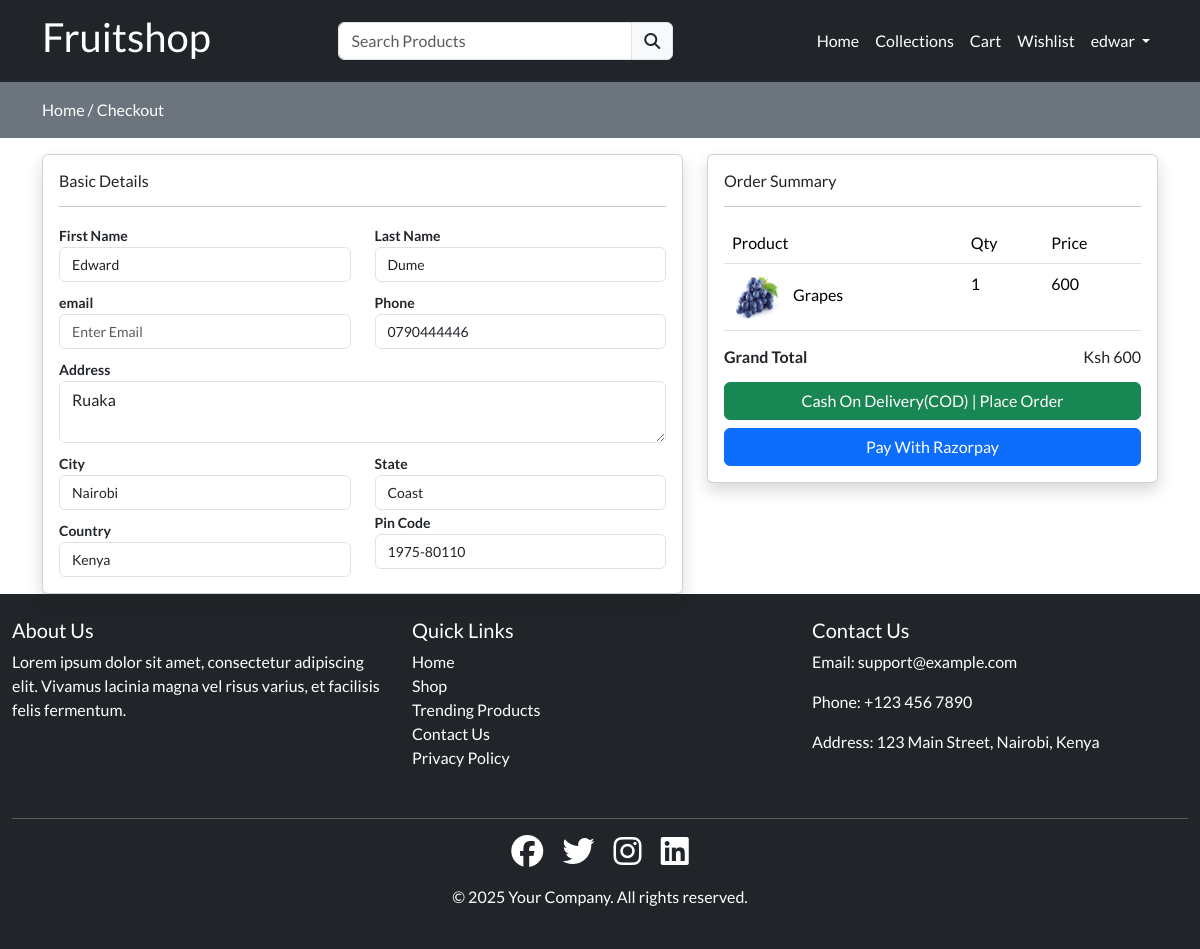
Page /checkout (signed in) on the committed database.
### store/models.py (models this page shows, shortened)
class Profile(models.Model):
    user = models.OneToOneField(User, on_delete=models.CASCADE)
    email = models.CharField(max_length=50, null=False, blank=True)
    phone = models.CharField(max_length=50, null=False, blank= True)
    address = models.TextField(null=False)
    city = models.CharField(max_length=150, null=False)
    state = models.CharField(max_length=150, null=False)
    country = models.CharField(max_length=150, null=False)
    pincode = models.CharField(max_length=150, null=False)
    created_at = models.DateTimeField(auto_now_add=True)

class Cart(models.Model):
    user = models.ForeignKey(User, on_delete=models.CASCADE)
    product= models.ForeignKey(Product, on_delete=models.CASCADE)
    product_qty = models.IntegerField(null=False, blank=False)
    created_at = models.DateTimeField(auto_now_add=True)

class Product(models.Model):
    category = models.ForeignKey(Category, on_delete=models.CASCADE)
    slug = models.CharField(max_length=150, null=False, blank=False)
    name = models.CharField(max_length=150, null=False, blank=False)
    product_image = models.ImageField(upload_to=get_file_path, null=True, blank= True  )
    small_description = models.CharField(max_length=150, null=False, blank=False)
    quantity = models.IntegerField(null=False,blank=False)
    description = models.TextField(max_length=500, null=False, blank=False)
    original_price= models.FloatField(null=False, blank=False)
    selling_price= models.FloatField(null=False, blank=False)
    status = models.BooleanField(default=False, help_text="0=default, 1=hidden")
    trending = models.BooleanField(default=False, help_text="0=default, 1=trending")
    tag=models.CharField(max_length=150, null=False, blank=False)
    meta_title = models.CharField(max_length=150, null=False, blank=False)
    meta_keyword = models.CharField(max_length=150, null=False, blank=False)
    meta_description = models.TextField(max_length=500, null=False, blank=False)
    created_at = models.DateTimeField(auto_now=True)

### store/controller/checkout.py (the view)
# urls.py: path('checkout', checkout.index, name="checkout"),
@login_required(login_url='loginpage')
def index(request):
    rawcart= Cart.objects.filter(user=request.user)
    for item in rawcart:
        if item.product_qty > item.product.quantity:
            Cart.objects.delete(id=item.id)
    cartitems=Cart.objects.filter(user=request.user)
    total_price = 0
    for item in cartitems:
        total_price = total_price+item.product.selling_price*item.product_qty
    userprofile= Profile.objects.filter(user=request.user).first()
    context = {'cartitems':cartitems, 'total_price':total_price, 'userprofile':userprofile}
    return render (request, "store/checkout.html", context)

### store/templates/store/checkout.html (shortened to what this page needs)
{% extends "store/layouts/main.html" %}
{% block content %}
<div class="py-3 bg-secondary">
    <div class="container">
        <a class="text-white" href="{% url 'home' %}">Home /</a>
        <a class="text-white" href="{% url 'checkout' %}">Checkout</a>
    </div>
</div>
<div class="container mt-3">
    <form action="{% url 'placeorder' %}" method="POST">
        <div class="row">
            <div class="col-md-7 ">
                <div class="card shadow ">
                    <div class="card-body">
                        <h6>Basic Details</h6>
                        <hr>
                        <div class="row checkoutform">
                            <div class="col-md-6">
                                <label>First Name</label>
                                <input type="text" value="{{request.user.first_name}}" requred class="form-control" name="fname" placeholder="Enter first name">
                            </div>
                            <div class="col-md-6">
                                <label>Last Name</label>
                                <input type="text" value="{{request.user.last_name}}" requred class="form-control" name="lname" placeholder="Enter last name">
                            </div>
                            <div class="col-md-6 mt-2">
                                <label>email</label>
                                <input type="email"  value="{{request.user.email}}" class="form-control" name="email" placeholder="Enter Email">
                            </div>
                            <div class="col-md-6 mt-2">
                                <label>Phone</label>
                                <input type="text"  value="{{userprofile.phone}}" requred class="form-control" name="phone" placeholder="Enter Phone Number">
                            </div>
                            <div class="col-md-12 mt-2">
                                <label>Address</label>
                                <textarea type="text" required class="form-control" name="address" placeholder="Enter Address">{{userprofile.address}}</textarea>
                            </div>
                            <div class="col-md-6 mt-2">
                                <label>City</label>
                                <input type="text" value="{{userprofile.city}}" required class="form-control" name="city" placeholder="Enter City">
                            </div>
                            <div class="col-md-6 mt-2">
                                <label>State</label>
                                <input type="text" value="{{userprofile.state}}" required class="form-control" name="state" placeholder="Enter State">
                            </div>
                            <div class="col-md-6 mt-2">
                                <label>Country</label>
                                <input type="text" value="{{userprofile.country}}" required class="form-control" name="country" placeholder="Enter Country">
                            </div>
                            <div class="col-md-6">
                                <label>Pin Code</label>
                                <input type="text" value="{{userprofile.pincode}}" required class="form-control" name="pincode" placeholder="Enter Pin Code">
                            </div>
                        </div>
                    </div>
                </div>
            </div>
            <div class="col-md-5">
                <div class="card shadow">
                    <div class="card-body">
                        <h6>Order Summary</h6>
                        <hr>
                        {% if cartitems %}
                            <table class=" table">
                                <thead>
                                    <tr>
                                    <th>Product</th>
                                    <th>Qty</th>
                                    <th>Price</th>
                                    </tr>
                                </thead>
                                <tbody>
                                    {% for item in cartitems %}
                                        <tr>
                                            <td>
                                                <img src="{{item.product.product_image.url}}" class="me-2" height="50px" width="50px" >
                                                {{item.product.name}}
                                            </td>
                                            <td>{{item.product_qty}}</td>
                                            <td>{{item.product.selling_price | stringformat:'d'}}</td>
                                        </tr>
                                    {%endfor%}
                                </tbody>
                            </table>
                            <h6 class="fw-bold">Grand Total
                            <span class="float-end">Ksh {{total_price | stringformat:'d'}}</span>
                            </h6>
                            <div class="mt-3">
                            <button type="submit" class="btn btn-success w-100">Cash On Delivery(COD) | Place Order </button>
                            <button type="button" class="btn btn-primary payWitRazorpay w-100 mt-2 ">Pay With Razorpay </button>
                                </div>
                            {% else %}
                        <h4>Your cart is empty</h4>
                        {% endif%}
                    </div>
                </div>
            </div>
        </div>
    </form>
</div>
{% endblock content %}

### store/templates/store/inc/navbar.html (shortened to what this page needs)
<nav class="navbar navbar-expand-lg bg-dark">
  <div class="container">
      <a class="navbar-brand text-white" href="#"><h1>Fruitshop</h1></a>
      <div class="search-bar">
          <form action="{% url 'searchproduct' %}" method="POST">
              <div class="input-group">
                  <input type="search" required name="productsearch" class="form-control" placeholder="Search Products" id="searchproducts">
                  <button class="input-group-text" type="submit"><i class="fa fa-search"></i></button>
              </div>
          </form>
      </div>
      <div class="collapse navbar-collapse" id="navbarNav">
          <ul class="navbar-nav ms-auto">
              <li class="nav-item">
                  <a class="nav-link text-white {% if request.resolver_match.url_name == 'home'%}active {% endif %}" aria-current="page" href="{% url 'home' %}">Home</a>
              </li>
              <li class="nav-item">
                  <a class="nav-link text-white {% if request.resolver_match.url_name == 'collections'%}active {% endif %}" href="{% url 'collections'%}">Collections</a>
              </li>
              <li class="nav-item">
                  <a class="nav-link text-white {% if request.resolver_match.url_name == 'cart'%}active {% endif %}" aria-current="page" href="{% url 'cart' %}">Cart</a>
              </li>
              <li class="nav-item">
                  <a class="nav-link text-white {% if request.resolver_match.url_name == 'wishlist'%}active {% endif %}" aria-current="page" href="{% url 'wishlist' %}">Wishlist</a>
              </li>
              {% if request.user.is_authenticated %}
                  <li class="nav-item dropdown">
                      <a class="nav-link dropdown-toggle text-white" href="#" role="button" data-bs-toggle="dropdown" aria-expanded="false">
                          {{request.user}}
                      </a>
                  </li>
              {% endif %}
          </ul>
      </div>
  </div>
</nav>

### static/css/custom.css (style rules this page uses)
.checkoutform label { font-size: 14px !important; font-weight: 600; }
.checkoutform input { font-size: 14px !important; }
.search-bar { width: 30% !important; margin-left: 10%; }

### store/templates/store/layouts/main.html (style rules this page uses)
* { font-family: "Lato", sans-serif; font-weight: 400; }
a { text-decoration: none; color: #000; }

### rows in the picture
Profile: phone "0790444446", address "Ruaka", city "Nairobi", state "Coast", country "Kenya", pincode "1975-80110"
Cart: product.product_image (picture), product.name "Grapes", product_qty "1", product.selling_price "600"

### other values in the picture
{{ request.user }} "edwar"
{{ total_price | stringformat:'d' }} "600"
